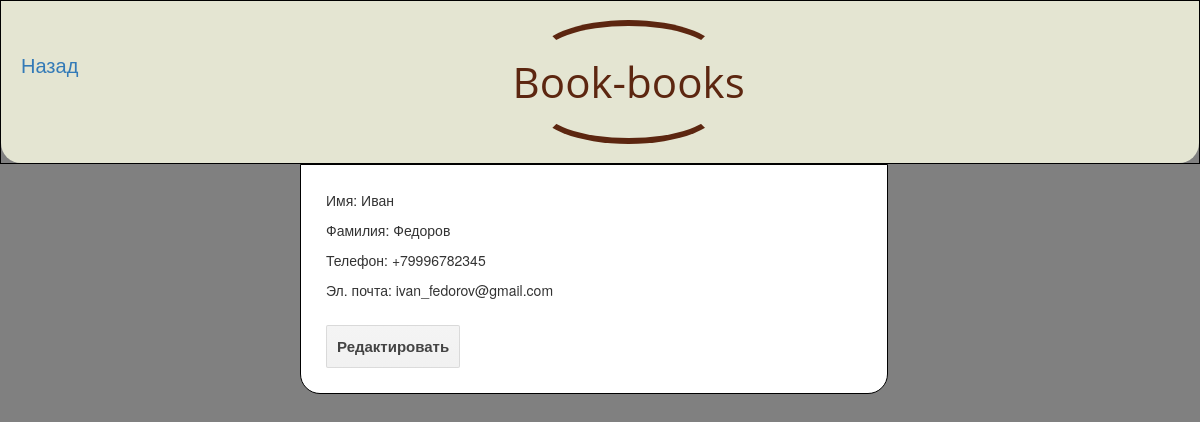
The page /clients/1 on the database its author committed.
### book_book/models.py (models this page shows)
class Client(models.Model):
    first_name = models.CharField(u'Имя', max_length=255)
    last_name = models.CharField(u'Фамилия', max_length=255)
    phone = models.CharField('Телефон', unique=True, max_length=12)
    email = models.CharField('Электронная почта', default='-', max_length=50, validators=[validate_email])
    products = models.ManyToManyField('Product', blank=True)
    def __str__(self):
        return '{} {}'.format(self.first_name, self.last_name)

### book_book/views.py (the view)
# urls.py: path('clients/<int:pk>', views.ClientView.as_view()),
class ClientView(DetailView):
    model = Client
    template_name = 'client_view.html'
    def get_context_data(self, **kwargs):
        context = super().get_context_data(**kwargs)
        client = context['client']
        context['edit_client'] = '{}/edit'.format(client.pk)
        set_path(self.request.path, context)
        return context

### book_book/views.py (called while the page is built)
def set_path(path, context):
    if path == '/':
        context['back'] = ''
        return
    idx = path[:-1].rindex('/')
    context['back'] = path[:idx + 1]

### book_book/templates/client_view.html (shortened to what this page needs)
{% extends 'base.html' %}
{% block content %}
<div class="block2">
    <p>
        Имя: {{ client.first_name }}
    </p>
    <p>
    Фамилия: {{ client.last_name}}
    </p>
    <p>
    Телефон: {{ client.phone }}
    </p>
    <p>
    Эл. почта: {{ client.email }}
    </p>
</div>
<div  class="block">
    <a href="{{ edit_client }}" class="button15">
        Редактировать
    </a>
</div>
{% endblock %}
{% block back %}
<a style="float: left; font-size: 20px" href="{{ back }}"> Назад</a>
{% endblock %}

### book_book/static/css/list.css (style rules this page uses)
a.button15 { display: inline-block; font-family: arial,sans-serif; font-size: 15px; font-weight: bold; color: rgb(68,68,68); text-decoration: none; user-select: none; padding: 10 10; outline: none; border: 1px solid rgba(0,0,0,.1); border-radius: 2px; background: rgb(245,245,245) linear-gradient(#f4f4f4, #f1f1f1); transition: all .218s ease 0s; }
.block { margin: 25 25; }
.block2 { margin: 25 25; }
body { margin: 0; background-color: grey; }

### rows shown on the page
Client: first_name "Иван", last_name "Федоров", phone "+79996782345", email "ivan_fedorov@gmail.com"
